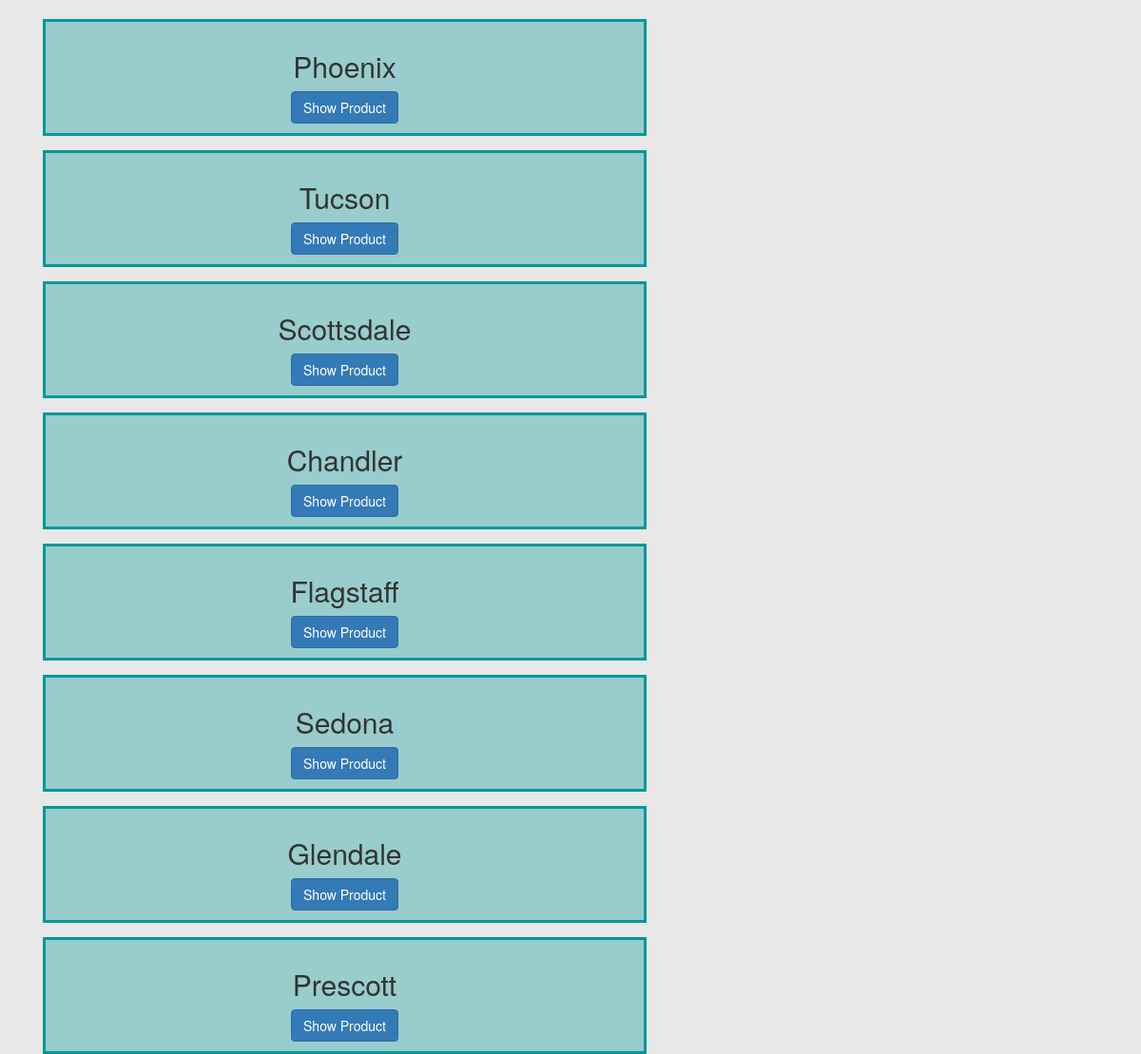
The page /subarea.php?id=7 on the database its author committed.
### tables this page shows
CREATE TABLE IF NOT EXISTS `subarea` (
  `id` int(7) NOT NULL,
  `subareaname` varchar(30) NOT NULL,
  `areaid` int(7) NOT NULL,
  `createdate` date NOT NULL
);

### subarea.php (the view, shortened to what this page needs)
<!DOCTYPE html>
<html lang="en">
<head>
   <head>
    <link href="css/bootstrap.min.css" rel="stylesheet">
    <link href="css/font-awesome.min.css" rel="stylesheet">
    <link rel="stylesheet" type="text/css" href="css/style.css">
</head>
<body>
<?php
		include ("function/area.php");
	?>
    <br>
    <div class="container">
    <div class="col-md-7 text-center">
    <?php
		if(isset($_GET["id"])) {
			$subarea_id = $_GET["id"];
			$select = "select * from subarea where areaid='".$subarea_id."'";
			$run_subarea=$con->query($select);
			while($row=$run_subarea->fetch_array()){
			 	echo "<div class='media' style=' background-color: #99CCCC;
    border: 3px solid #009999;
    padding: 10px;'>
				<h2>".$row['subareaname']."</h2>
				<a href='areawiseProduct.php?subareaid=".$row['id']."'><button class='btn btn-primary'>Show Product</button></a>
				</div>";
			}
		}
	?>
   </div>
   </div>
</body>
</html>

### css/style.css (style rules this page uses)
* { margin: 0; padding: 0; outline: 0; }
body { background-color:#E8E8E8; }
a { color: #333; }
.media { background-color: #337ab7; border: 2px solid #009999; padding: 10px; }

### rows shown on the page
subarea: subareaname "Phoenix"
subarea: subareaname "Tucson"
subarea: subareaname "Scottsdale"
subarea: subareaname "Chandler"
subarea: subareaname "Flagstaff"
subarea: subareaname "Sedona"
subarea: subareaname "Glendale"
subarea: subareaname "Prescott"
